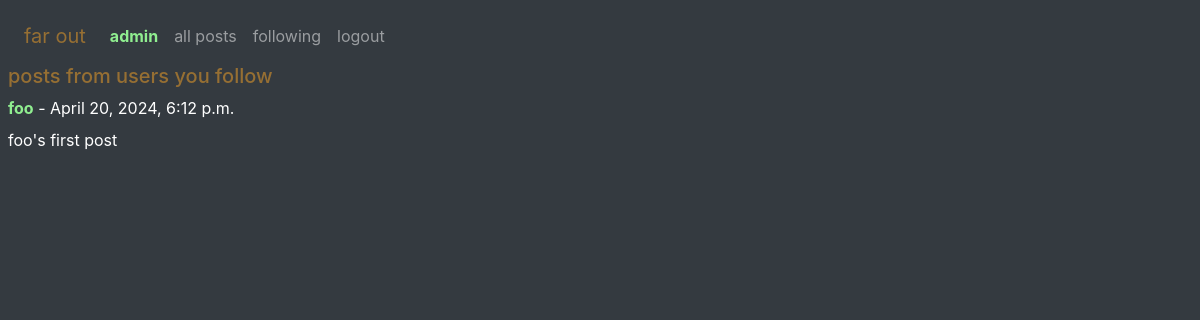
Before: /following_posts (signed in) with the older database file.
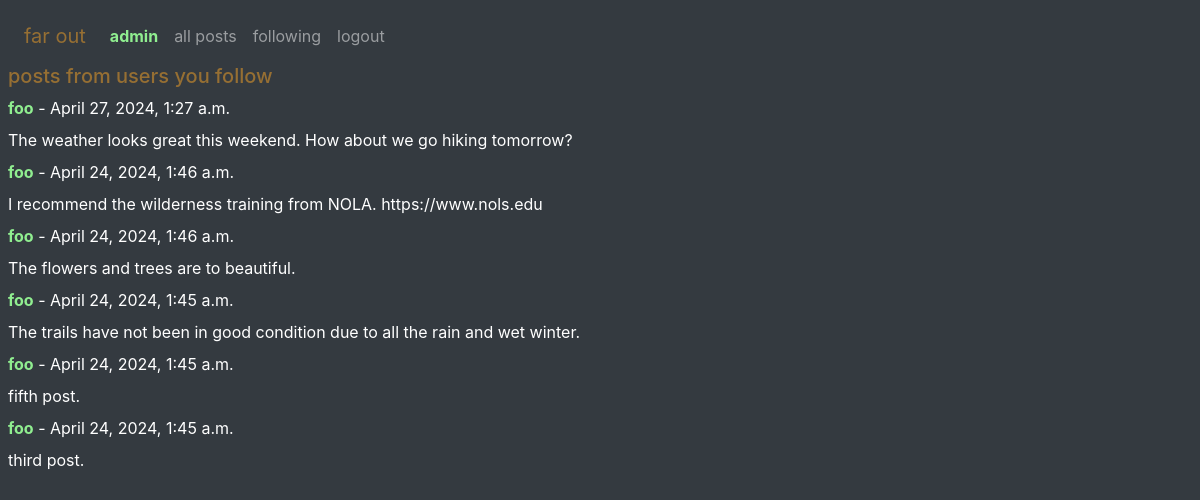
After: the same page with the newer database file.
### network/models.py (models this page shows, shortened)
class Posts(models.Model):
    user = models.ForeignKey(User, on_delete=models.CASCADE)
    text = models.TextField(max_length=6000)
    timestamp = models.DateTimeField(default=timezone.now)
    post_likes = models.ManyToManyField(User, related_name='post_likes', blank=True)

class User(AbstractUser):
    followers = models.ManyToManyField('self', symmetrical=False, related_name='following')

### network/views.py (the view)
# urls.py: path("following_posts", views.following_posts, name="following_posts"),
@login_required
def following_posts(request):
    if (request.user.is_authenticated):
        followed_users = request.user.following.all()
        posts = Posts.objects.filter(user__in=followed_users).order_by('-timestamp')
        return render(request, "network/following_posts.html", {"posts": posts})
    else:
        return HttpResponseRedirect(reverse("login"))

### network/templates/network/following_posts.html (shortened to what this page needs)
{% extends "network/layout.html" %}
{% block body %}
<h5 style="color: rgba(150, 111, 51, 1);">posts from users you follow</h5>
{% for post in posts %}
<div class="post">
    <p><b><a href="{% url 'profile' post.user.username %}">{{ post.user }}</a></b> - {{ post.timestamp }}</p>
    <p>{{ post.text }}</p>
</div>
{% empty %}
<p>No posts from followed users yet.</p>
{% endfor %}
{% endblock %}

Changed rows visible on the page:
no longer on this page (row edited): Posts: user "foo", timestamp "April 20, 2024, 6:12 p.m.", text "foo's first post"
added Posts: user "foo", timestamp "April 27, 2024, 1:27 a.m.", text "The weather looks great this weekend. How about we go hiking tomorrow?"
added Posts: user "foo", timestamp "April 24, 2024, 1:46 a.m.", text "I recommend the wilderness training from NOLA. https://www.nols.edu"
added Posts: user "foo", timestamp "April 24, 2024, 1:46 a.m.", text "The flowers and trees are to beautiful."
added Posts: user "foo", timestamp "April 24, 2024, 1:45 a.m.", text "The trails have not been in good condition due to all the rain and wet winter."
added Posts: user "foo", timestamp "April 24, 2024, 1:45 a.m.", text "fifth post."
now on this page (row edited): Posts: user "foo", timestamp "April 24, 2024, 1:45 a.m.", text "third post."
